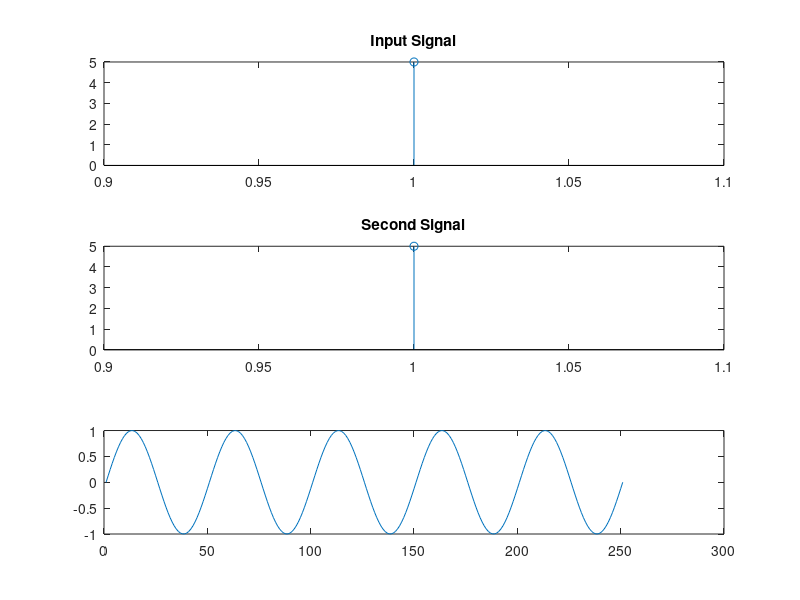

MATLAB code to generate this figure:
clear;

x = input('enter the first sequence');
h = input('enter the second sequence ');

subplot(2,2,1);
stem(x);
title('x');
subplot(2,2,2)
stem(h);
title('h');

N1 = length(x);
N2 = length(h);

xx = [x,zeros(1,N2)];
hh = [h,zeros(1,N1)];

for i= 1:N1+N2-1
    y(i)=0;
    for j=1:N1
        if(i-j+1 > 0)
            y(i) = y(i) + xx(j)*hh(i-j+1);
        else
        end       
    end
end
subplot(2,2,3);
stem(y);
title('convolution of two signl');
%% convulation sum practise

x = input("Enter first Sequense");
h = input ("Enter second Sequence");

n1 = length(x);
n2 = length(h);

xx = [x,zeros(1,n2)];
hh = [h,zeros(1,n1)];

for i=1:n1+n2-1
    y(i) = 0;
    for j=1:n1
        if(i-j+1>0)
            y(i) = y(i) + xx(j) +hh(i-j+1);
        else
        end
    end
        
end
subplot(3,1,1);
stem(x);
title("Input Signal");

subplot(3,1,2);
stem(h);
title("Second Signal");

subplot(3,1,3);
stem(y);
title("Convolation Sum Signal");
grid on;
%% Convolation Sum Practise
clear;
x = input("1st Sequence of cc");
h = input("2nd Sequence of cc ");

n1 = length(x);
n2 = length(h);

xx = [x,zeros(1,n2)];
hh = [h,zeros(1,n1)];

for i=1:n1+n2-1
    y(i) = 0;
    for j=1:n1
        if(i-j+1>0)
            y(i) = y(i) + xx(j) + hh(i-j+1);
        else
        end
    end
end
stem(y);
title("convolation sum");

%% Sin Wave

Fs = 50000;
T = 1/Fs;
t = 0:T:.001*5;
y =1*sin(2*pi*1000*t);
plot(y);